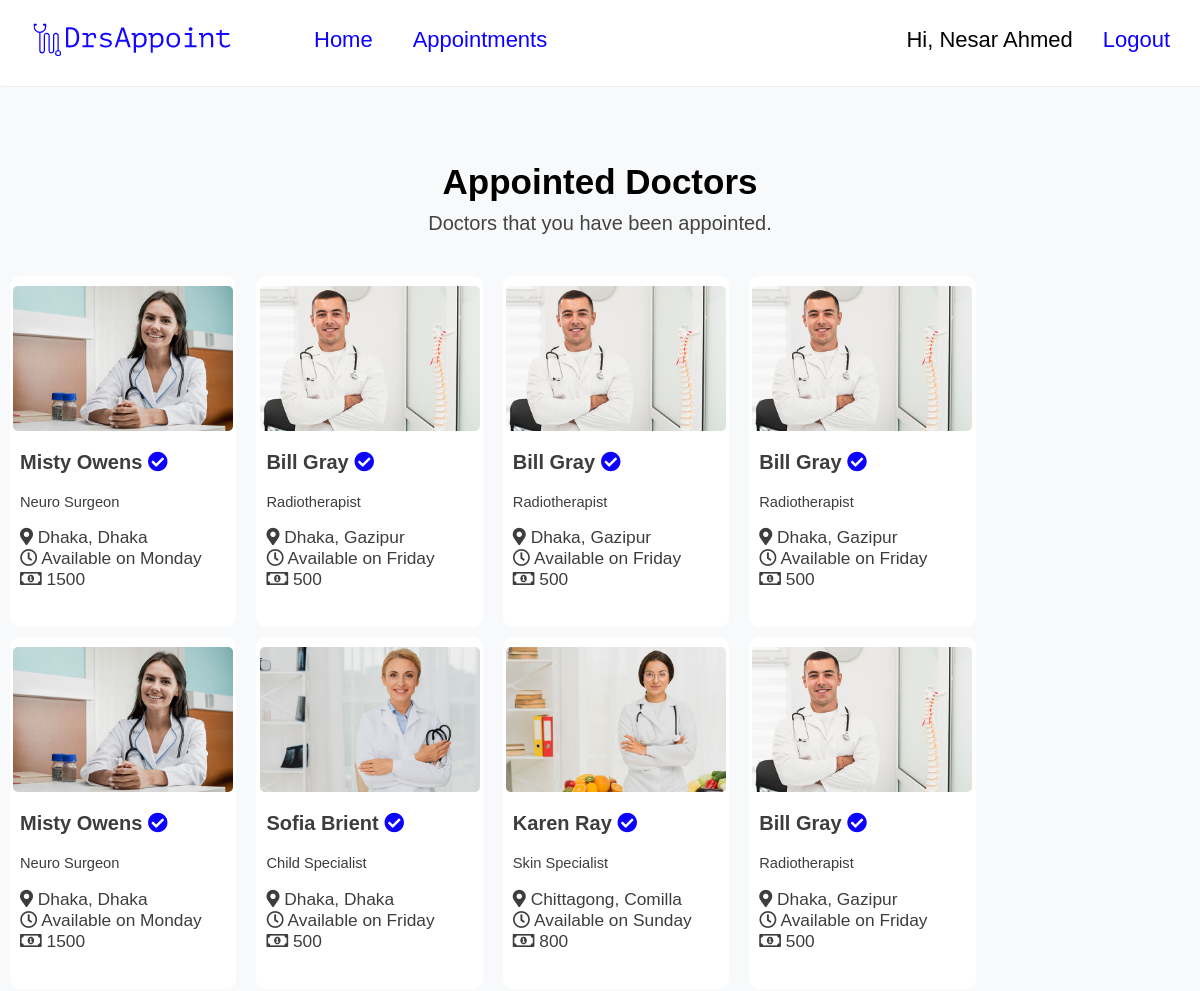
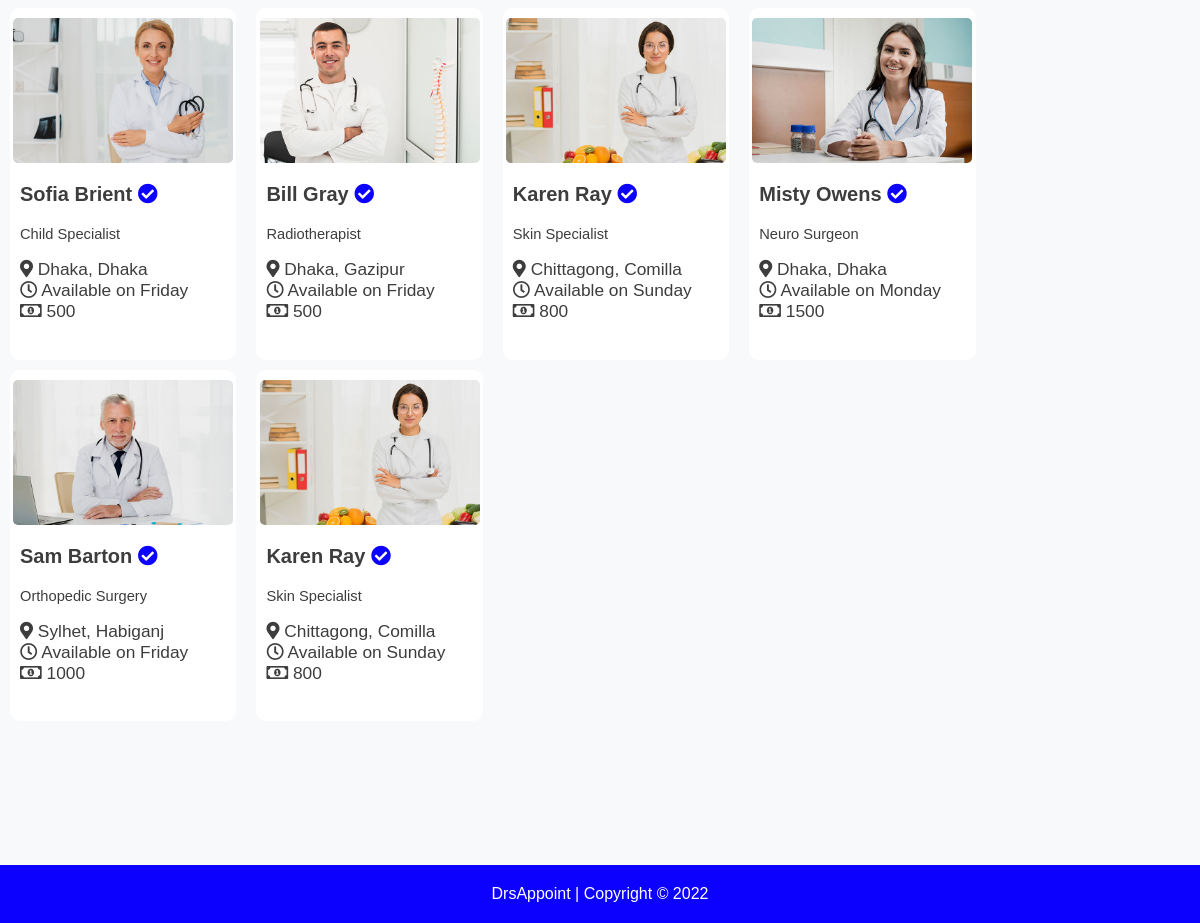
/appoint.php (signed in), run on the app's committed database (2 pictures, top to bottom).
### tables this page shows
CREATE TABLE `dr_list` (
  `id` int(11) NOT NULL,
  `name` varchar(1001) NOT NULL,
  `img_id` varchar(1001) NOT NULL,
  `specialty` varchar(1001) NOT NULL,
  `division` varchar(1001) NOT NULL,
  `district` varchar(1001) NOT NULL,
  `day` varchar(1001) NOT NULL,
  `money` int(11) NOT NULL
);

### appoint.php (the view)
<?php
include('header.php');
@$get_usrid = $_SESSION['login_done_id'];
?>
<section>
    <div class="top-text">
        <h1>Appointed Doctors</h1>
        <p>Doctors that you have been appointed.</p>
    </div>
    <div class="top-all">
        <?php
        $query = "Select * From `user_appoint` where user_id = '$get_usrid' Order By id DESC;";
        $q_res = mysqli_query($conn, $query);
        while ($row = mysqli_fetch_assoc($q_res)) {
            $dr_id = $row['dr_id'];
            $query2 = "Select * From `dr_list` where id = '$dr_id';";
            $q_res2 = mysqli_query($conn, $query2);
            while ($row2 = mysqli_fetch_assoc($q_res2)) {
                $dr_name = $row2['name'];
                $dr_img_id = $row2['img_id'];
                $dr_specialty = $row2['specialty'];
                $dr_division = $row2['division'];
                $dr_district = $row2['district'];
                $dr_day = $row2['day'];
                $dr_money = $row2['money'];
                echo "
                        <div class='top-dr'>
                            <div class='dr-img-m'>
                                <img class='dr-img' alt='$dr_name' src='assets/img/doctor/$dr_img_id'>
                            </div>
                            <div class='dr-info'>
                                <h3>
                                    $dr_name
                                    <i style='color: #0c01fe;' class='fas fa-check-circle verified'></i>
                                </h3>
                                <p>$dr_specialty</p>
                                <ul>
                                    <li>
                                        <i class='fas fa-map-marker-alt'></i> $dr_division, $dr_district
                                    </li>
                                    <li>
                                        <i class='far fa-clock'></i> Available on $dr_day
                                    </li>
                                    <li>
                                        <i class='far fa-money-bill-alt'></i> $dr_money
                                    </li>
                                </ul>
                            </div>
                        </div>
                    ";
            }
        }
        ?>
    </div>
</section>
<br /><br /><br /><br /><br /><br /><br /><br />
<?php
include('footer.php');
?>

### assets/css/style.css (style rules this page uses)
body { background: #f8f9fa; margin: 0px; font-family: sans-serif; }
.top-text { padding-top: 60px; padding-bottom: 25px; text-align: center; line-height: 10pt; }
.top-text h1 { font-size: 35px; font-weight: bold; }
.top-text p { font-size: 20px; color: #444444; }
.top-all { display: flex; flex-wrap: wrap; margin-top: -10px; }
.top-all>* { margin-top: 10px; }
.top-dr { background: white; width: calc(100%/7 + 55px); border-radius: 10px; margin-left: 10px; margin-right: 10px; padding-bottom: 20px; }
.dr-img { height: 145px; width: 220px; border-radius: 5px; display: block; margin-left: auto; margin-right: auto; }
.dr-img-m { padding-top: 10px; }
.dr-info { padding-left: 10px; padding-right: auto; }
.dr-info h3 { color: #3d3d3d; font-weight: bolder; font-size: 15pt; }
.dr-info p { color: #3d3d3d; font-size: 11pt; }
.dr-info ul { padding-left: 0px; list-style: none; color: #3d3d3d; font-size: 13pt; }

### data on the page
dr_list: img (picture), name "Misty Owens", specialty "Neuro Surgeon", division "Dhaka", district "Dhaka", day "Monday", money "1500"
dr_list: img (picture), name "Bill Gray", specialty "Radiotherapist", division "Dhaka", district "Gazipur", day "Friday", money "500"
dr_list: img (picture), name "Sofia Brient", specialty "Child Specialist", division "Dhaka", district "Dhaka", day "Friday", money "500"
dr_list: img (picture), name "Karen Ray", specialty "Skin Specialist", division "Chittagong", district "Comilla", day "Sunday", money "800"
dr_list: img (picture), name "Sam Barton", specialty "Orthopedic Surgery", division "Sylhet", district "Habiganj", day "Friday", money "1000"

### other printed values
$_SESSION['login_done'] "Nesar Ahmed"
